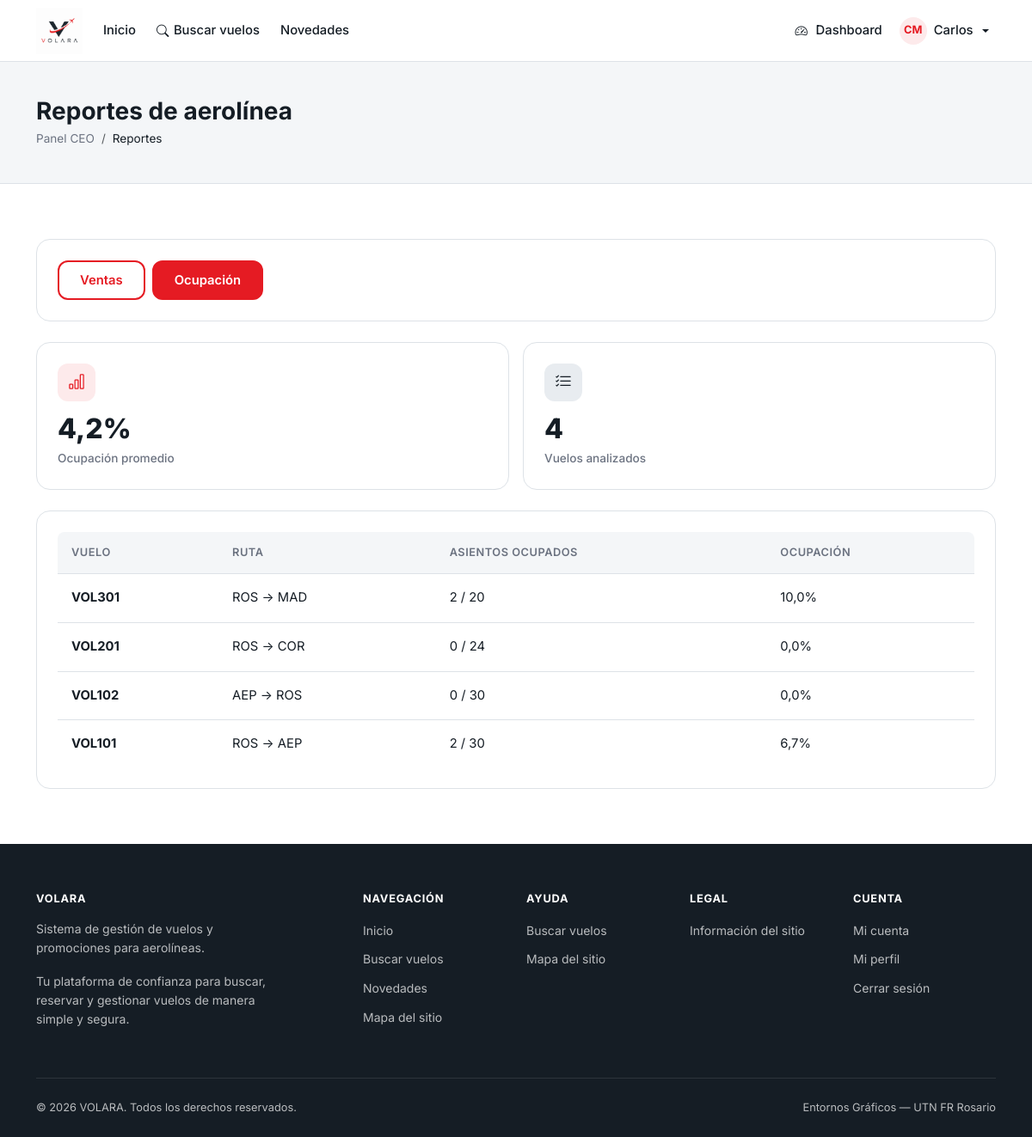
The app's page /pages/ceo/reportes.php?tipo=ocupacion (signed in) with its own data.
### tables this page shows
CREATE TABLE vuelos (
    id                  INT UNSIGNED AUTO_INCREMENT PRIMARY KEY,
    codigo              VARCHAR(15)  NOT NULL UNIQUE,
    aerolinea_id        INT UNSIGNED NOT NULL,
    origen              VARCHAR(80)  NOT NULL,
    origen_codigo       VARCHAR(5)   NOT NULL,
    destino             VARCHAR(80)  NOT NULL,
    destino_codigo      VARCHAR(5)   NOT NULL,
    fecha_salida        DATETIME     NOT NULL,
    fecha_llegada       DATETIME     NOT NULL,
    precio              DECIMAL(10,2) NOT NULL,
    asientos_total      INT UNSIGNED NOT NULL,
    asientos_disponibles INT UNSIGNED NOT NULL,
    clase               ENUM('economica','premium','business') NOT NULL DEFAULT 'economica',
    avion_modelo        VARCHAR(80)  DEFAULT NULL,
    avion_distancia     VARCHAR(50)  DEFAULT NULL,
    avion_velocidad     VARCHAR(50)  DEFAULT NULL,
    estado              ENUM('programado','cancelado','completado') NOT NULL DEFAULT 'programado',
    created_at          DATETIME     NOT NULL DEFAULT CURRENT_TIMESTAMP,
    updated_at          DATETIME     NOT NULL DEFAULT CURRENT_TIMESTAMP ON UPDATE CURRENT_TIMESTAMP,
    KEY idx_vuelo_busqueda (origen_codigo, destino_codigo, fecha_salida),
    KEY idx_vuelo_estado_fecha (estado, fecha_salida),
    KEY idx_vuelo_aerolinea_estado (aerolinea_id, estado),
    CONSTRAINT fk_vuelo_aerolinea FOREIGN KEY (aerolinea_id) REFERENCES aerolineas(id) ON DELETE CASCADE
);

### includes/functions.php (called while the page is built, shortened)
<?php
function url(string $path = ''): string
{
    return rtrim(APP_URL, '/') . '/' . ltrim($path, '/');
}
function e(?string $value): string
{
    return htmlspecialchars($value ?? '', ENT_QUOTES, 'UTF-8');
}

### pages/ceo/reportes.php (the view, shortened to what this page needs)
<?php
$user = currentUser();
$airlineId = (int)($user['aerolinea_id'] ?? 0);
$type = $_GET['tipo'] ?? 'ventas';
$rows = [];
$summary = ['total' => 0, 'count' => 0];
try {
    $db = getDB();
    if ($type === 'ventas') {
        $stmt = $db->prepare("SELECT DATE(r.fecha_pago) AS fecha, COUNT(r.id) AS reservas, SUM(r.precio_final) AS total
                              FROM reservas r JOIN vuelos v ON v.id = r.vuelo_id
                              WHERE v.aerolinea_id = ? AND r.estado = 'confirmada'
                              GROUP BY DATE(r.fecha_pago) ORDER BY fecha DESC LIMIT 30");
        $stmt->execute([$airlineId]); $rows = $stmt->fetchAll();
        $summary['total'] = array_sum(array_column($rows, 'total')); $summary['count'] = array_sum(array_column($rows, 'reservas'));
    } else {
        $stmt = $db->prepare("SELECT codigo, origen_codigo, destino_codigo, asientos_total, asientos_disponibles,
                                     ROUND((asientos_total - asientos_disponibles) * 100 / NULLIF(asientos_total, 0), 1) AS ocupacion
                              FROM vuelos WHERE aerolinea_id = ? ORDER BY fecha_salida DESC");
        $stmt->execute([$airlineId]); $rows = $stmt->fetchAll();
        $summary['count'] = count($rows); $summary['total'] = $rows ? array_sum(array_column($rows, 'ocupacion')) / count($rows) : 0;
    }
} catch (PDOException $e) { $rows = []; }
require_once __DIR__ . '/../../includes/header.php';
require_once __DIR__ . '/../../includes/navbar.php';
?>
<main><section class="page-header"><div class="container"><h1>Reportes de aerolínea</h1><nav aria-label="breadcrumb"><ol class="breadcrumb"><li class="breadcrumb-item"><a href="<?= url('pages/ceo/inicioCeo.php') ?>">Panel CEO</a></li><li class="breadcrumb-item active">Reportes</li></ol></nav></div></section><section class="section"><div class="container"><div class="report-toolbar volara-card mb-4"><div class="d-flex flex-wrap gap-2"><a class="btn <?= $type === 'ventas' ? 'btn-volara' : 'btn-volara-outline' ?>" href="?tipo=ventas">Ventas</a><a class="btn <?= $type === 'ocupacion' ? 'btn-volara' : 'btn-volara-outline' ?>" href="?tipo=ocupacion">Ocupación</a></div></div><div class="row g-3 mb-4"><div class="col-md-6"><article class="stat-card"><div class="stat-icon stat-icon-red"><i class="bi bi-bar-chart" aria-hidden="true"></i></div><div class="stat-value"><?= $type === 'ventas' ? formatPrice((float)$summary['total']) : number_format((float)$summary['total'], 1, ',', '.') . '%' ?></div><div class="stat-label"><?= $type === 'ventas' ? 'Ventas confirmadas' : 'Ocupación promedio' ?></div></article></div><div class="col-md-6"><article class="stat-card"><div class="stat-icon stat-icon-dark"><i class="bi bi-list-check" aria-hidden="true"></i></div><div class="stat-value"><?= (int)$summary['count'] ?></div><div class="stat-label"><?= $type === 'ventas' ? 'Reservas confirmadas' : 'Vuelos analizados' ?></div></article></div></div><div class="volara-card"><div class="volara-table-responsive"><table class="volara-table"><caption class="visually-hidden">Reporte de <?= e($type) ?></caption><thead><tr><?php if ($type === 'ventas'): ?><th scope="col">Fecha</th><th scope="col">Reservas</th><th scope="col">Total</th><?php else: ?><th scope="col">Vuelo</th><th scope="col">Ruta</th><th scope="col">Asientos ocupados</th><th scope="col">Ocupación</th><?php endif; ?></tr></thead><tbody><?php foreach ($rows as $row): ?><tr><?php if ($type === 'ventas'): ?><td><?= formatDate($row['fecha']) ?></td><td><?= (int)$row['reservas'] ?></td><td><strong><?= formatPrice((float)$row['total']) ?></strong></td><?php else: ?><td><strong><?= e($row['codigo']) ?></strong></td><td><?= e($row['origen_codigo']) ?> → <?= e($row['destino_codigo']) ?></td><td><?= (int)$row['asientos_total'] - (int)$row['asientos_disponibles'] ?> / <?= (int)$row['asientos_total'] ?></td><td><?= number_format((float)$row['ocupacion'], 1, ',', '.') ?>%</td><?php endif; ?></tr><?php endforeach; ?></tbody></table></div></div></div></section></main>
<?php require_once __DIR__ . '/../../includes/footer.php'; ?>

### assets/css/styles.css (style rules this page uses)
:root { --volara-red: #E51B23; --volara-red-hover: #C9141C; --volara-red-light: #FDEAEB; --volara-dark: #151D25; --volara-black: #0A0E13; --volara-white: #FFFFFF; --volara-gray: #6B7280; --volara-gray-light: #F4F6F8; --volara-border: #DDE2E7; --font-primary: 'Inter', -apple-system, BlinkMacSystemFont, 'Segoe UI', sans-serif; --radius-sm: 8px; --radius-md: 12px; --radius-lg: 16px; --radius-xl: 24px; --shadow-sm: 0 1px 3px rgba(21, 29, 37, 0.06); --shadow-md: 0 4px 16px rgba(21, 29, 37, 0.08); --shadow-lg: 0 8px 32px rgba(21, 29, 37, 0.12); --transition: 0.2s ease; --navbar-h: 72px; }
*, *::before, *::after { box-sizing: border-box; }
html { scroll-behavior: smooth; -webkit-font-smoothing: antialiased; }
body { font-family: var(--font-primary); color: var(--volara-dark); background: var(--volara-white); line-height: 1.6; margin: 0; min-height: 100vh; display: flex; flex-direction: column; }
main { flex: 1; }
a { color: var(--volara-red); text-decoration: none; transition: color var(--transition); }
h1, h2, h3, h4, h5, h6 { font-weight: 700; line-height: 1.25; color: var(--volara-dark); }
.btn-volara { background: var(--volara-red); color: var(--volara-white); border: 2px solid var(--volara-red); border-radius: var(--radius-md); font-weight: 600; font-size: 0.925rem; padding: 0.625rem 1.5rem; transition: background var(--transition), border-color var(--transition), transform 0.15s; display: inline-flex; align-items: center; gap: 0.5rem; cursor: pointer; }
.btn-volara-outline { background: transparent; color: var(--volara-red); border: 2px solid var(--volara-red); border-radius: var(--radius-md); font-weight: 600; font-size: 0.925rem; padding: 0.625rem 1.5rem; transition: all var(--transition); display: inline-flex; align-items: center; gap: 0.5rem; cursor: pointer; }
.volara-card { background: var(--volara-white); border: 1px solid var(--volara-border); border-radius: var(--radius-lg); padding: 1.5rem; transition: box-shadow var(--transition), transform var(--transition); }
.stat-card { background: var(--volara-white); border: 1px solid var(--volara-border); border-radius: var(--radius-lg); padding: 1.5rem; display: flex; flex-direction: column; gap: 0.5rem; }
.stat-card .stat-value { font-size: 2rem; font-weight: 800; color: var(--volara-dark); line-height: 1; }
.stat-card .stat-label { font-size: 0.85rem; color: var(--volara-gray); font-weight: 500; }
.stat-card .stat-icon { width: 44px; height: 44px; border-radius: var(--radius-md); display: flex; align-items: center; justify-content: center; font-size: 1.25rem; margin-bottom: 0.5rem; }
.stat-icon-red { background: var(--volara-red-light); color: var(--volara-red); }
.stat-icon-dark { background: #E8ECF0; color: var(--volara-dark); }
.volara-table { width: 100%; border-collapse: separate; border-spacing: 0; }
.volara-table thead th { background: var(--volara-gray-light); font-size: 0.8rem; font-weight: 600; text-transform: uppercase; letter-spacing: 0.04em; color: var(--volara-gray); padding: 0.875rem 1rem; border-bottom: 1px solid var(--volara-border); }
.volara-table thead th:first-child { border-radius: var(--radius-sm) 0 0 0; }
.volara-table thead th:last-child { border-radius: 0 var(--radius-sm) 0 0; }
.volara-table tbody td { padding: 1rem; border-bottom: 1px solid var(--volara-border); font-size: 0.925rem; vertical-align: middle; }
.volara-table tbody tr:last-child td { border-bottom: none; }
.section { padding: 4rem 0; }
.page-header { background: var(--volara-gray-light); padding: 2.5rem 0; border-bottom: 1px solid var(--volara-border); }
.page-header h1 { font-size: 1.75rem; margin-bottom: 0.25rem; }
.page-header .breadcrumb { margin: 0; font-size: 0.85rem; }
.breadcrumb-item a { color: var(--volara-gray); }
.breadcrumb-item.active { color: var(--volara-dark); }

### records on screen
vuelos: codigo "VOL301", origen_codigo "ROS", destino_codigo "MAD", (int)$row['asientos_total'] - (int)$row['asientos_disponibles'] "2", asientos_total "20", ocupacion "10,0"
vuelos: codigo "VOL201", origen_codigo "ROS", destino_codigo "COR", (int)$row['asientos_total'] - (int)$row['asientos_disponibles'] "0", asientos_total "24", ocupacion "0,0"
vuelos: codigo "VOL102", origen_codigo "AEP", destino_codigo "ROS", (int)$row['asientos_total'] - (int)$row['asientos_disponibles'] "0", asientos_total "30", ocupacion "0,0"
vuelos: codigo "VOL101", origen_codigo "ROS", destino_codigo "AEP", (int)$row['asientos_total'] - (int)$row['asientos_disponibles'] "2", asientos_total "30", ocupacion "6,7"

### other values on screen
$initials "CM"
$user['nombre'] "Carlos"
$summary['total'] "4,2"
$summary['count'] "4"
APP_NAME "VOLARA"
